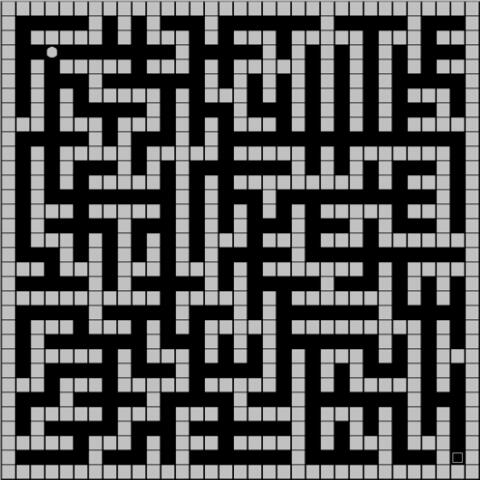
#> input picture maze.jpg, 480 x 480 px
$ python read_maze.py
#> lines starting #> are read from the running program, lines starting #| are printed output that depends on the picture
import cv2

img = cv2.imread("maze.jpg",0)
#> img is the input picture: shape (480, 480); min 0, max 216, mean 88
img = cv2.resize(img, (495,495))
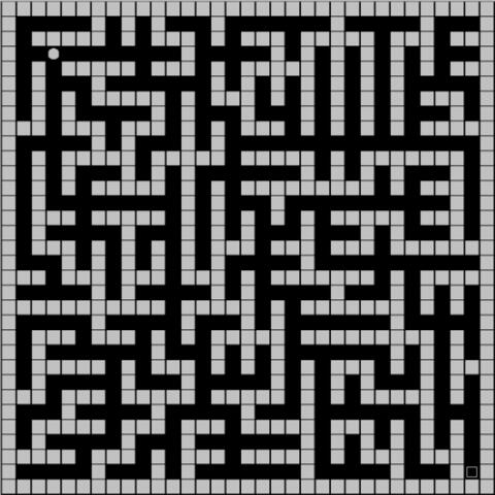
#> img: shape (495, 495); min 0, max 210, mean 87.9
cv2.imshow("a",img)
cv2.waitKey(0)

N = 33
m = 15
print(m)

foo = open("maze.txt",'w')
threshold = 95
for i in range(33):
    for j in range(33):
        val = int(img[i*m:(i+1)*m, j*m:(j+1)*m].mean())
        print("{:3d}".format(val),end=' ')
        foo.write("{} ".format(1 if val>threshold else 0))
    print()
    foo.write("\n")
foo.close()
